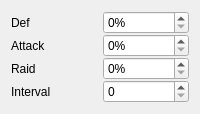
        <widget class="QWidget" name="TroopRecruitConfigPage1">
         <attribute name="title">
          <string>Default</string>
         </attribute>
         <layout class="QGridLayout" name="gridLayout_5">
          <property name="verticalSpacing">
           <number>0</number>
          </property>
          <item row="0" column="3">
           <widget class="QSpinBox" name="RecruitProbDefDefault">
            <property name="toolTip">
             <string>&lt;html&gt;&lt;head/&gt;&lt;body&gt;&lt;p&gt;Percentage values &lt;span style=&quot; font-weight:600;&quot;&gt;[Def, Attack, Raid&lt;/span&gt;] must sum to 100&lt;/p&gt;&lt;/body&gt;&lt;/html&gt;</string>
            </property>
            <property name="suffix">
             <string>%</string>
            </property>
            <property name="maximum">
             <number>100</number>
            </property>
           </widget>
          </item>
          <item row="4" column="3">
           <widget class="QSpinBox" name="RecruitInterval">
            <property name="maximum">
             <number>65535</number>
            </property>
           </widget>
          </item>
          <item row="3" column="3">
           <widget class="QSpinBox" name="RecruitProbRaidDefault">
            <property name="toolTip">
             <string>&lt;html&gt;&lt;head/&gt;&lt;body&gt;&lt;p&gt;Percentage values &lt;span style=&quot; font-weight:600;&quot;&gt;[Def, Attack, Raid&lt;/span&gt;] must sum to 100&lt;/p&gt;&lt;/body&gt;&lt;/html&gt;</string>
            </property>
            <property name="suffix">
             <string>%</string>
            </property>
            <property name="maximum">
             <number>100</number>
            </property>
           </widget>
          </item>
          <item row="1" column="3">
           <widget class="QSpinBox" name="RecruitProbAttackDefault">
            <property name="toolTip">
             <string>&lt;html&gt;&lt;head/&gt;&lt;body&gt;&lt;p&gt;Percentage values &lt;span style=&quot; font-weight:600;&quot;&gt;[Def, Attack, Raid&lt;/span&gt;] must sum to 100&lt;/p&gt;&lt;/body&gt;&lt;/html&gt;</string>
            </property>
            <property name="suffix">
             <string>%</string>
            </property>
            <property name="maximum">
             <number>100</number>
            </property>
           </widget>
          </item>
          <item row="1" column="1">
           <widget class="QLabel" name="label_70">
            <property name="text">
             <string>Attack</string>
            </property>
           </widget>
          </item>
          <item row="3" column="1">
           <widget class="QLabel" name="label_42">
            <property name="text">
             <string>Raid</string>
            </property>
           </widget>
          </item>
          <item row="4" column="1">
           <widget class="QLabel" name="label_44">
            <property name="text">
             <string>Interval</string>
            </property>
           </widget>
          </item>
          <item row="0" column="1">
           <widget class="QLabel" name="label_73">
            <property name="text">
             <string>Def</string>
            </property>
           </widget>
          </item>
         </layout>
        </widget>
